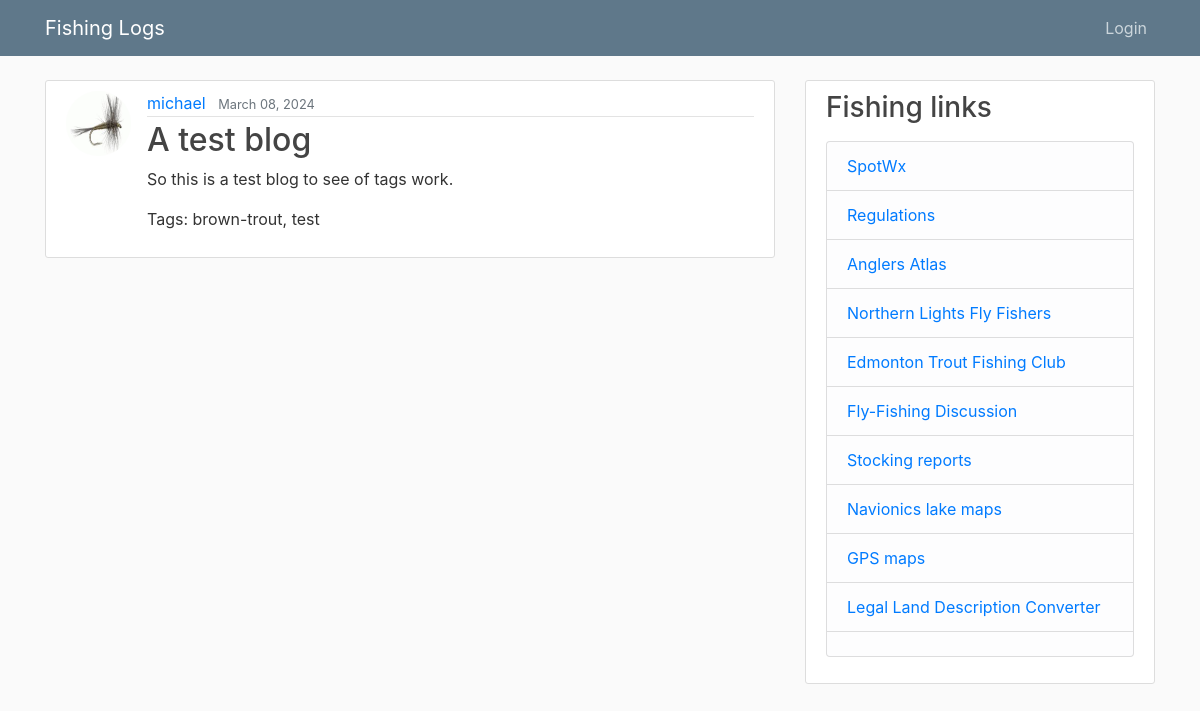
/blog/post/12/, run on an earlier commit of the app's database.
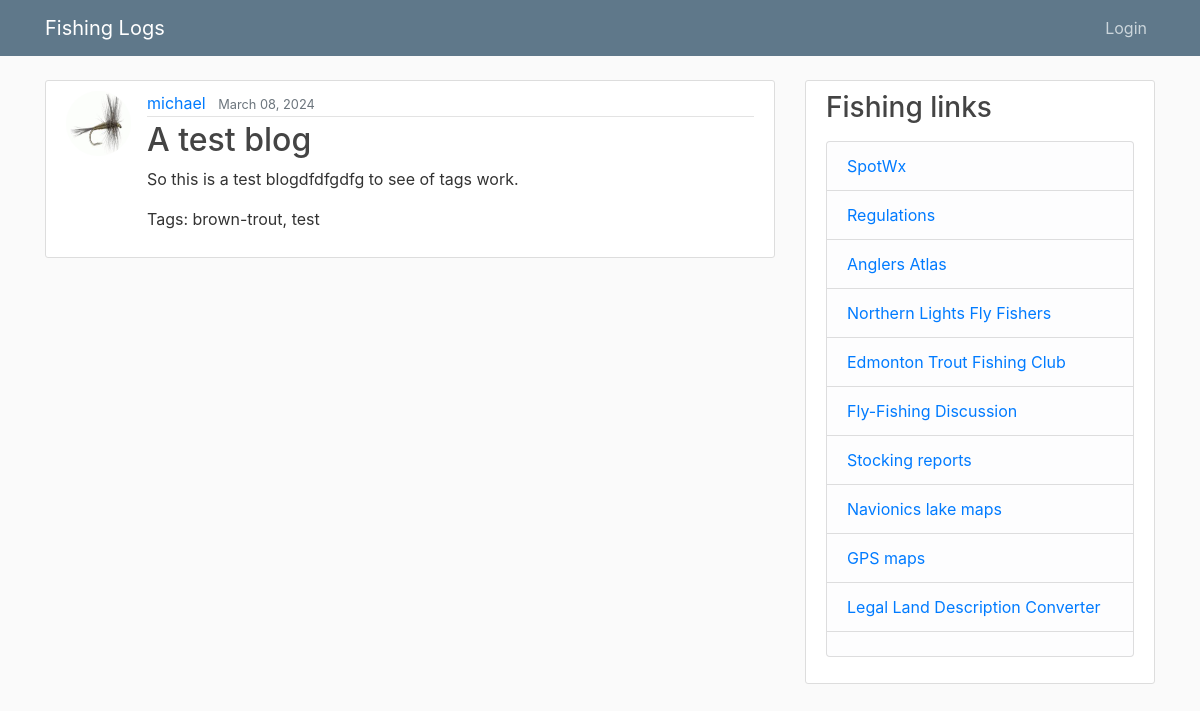
And on a later commit of the database.
### blog/models.py (models this page shows, shortened)
class Post(models.Model):
    title = models.CharField(max_length=100)
    content = RichTextField (blank=True, null=True)
    date_posted = models.DateTimeField(default=timezone.now)
    author = models.ForeignKey(User, on_delete=models.CASCADE)
    tags = TaggableManager(blank=True)

### users/models.py (models this page shows, shortened)
class Profile(models.Model):
    user = models.OneToOneField(User, on_delete=models.CASCADE)
    image = models.ImageField(default='default.jpg', upload_to='profile_pics')

### blog/views.py (the view)
# urls.py: path('post/<int:pk>/', PostDetailView.as_view(), name='post-detail'),
class PostDetailView(DetailView):
    model = Post

### blog/templates/blog/post_detail.html (shortened to what this page needs)
{% extends "blog/base.html" %}
{% block content %}
  <article class="media content-section">
    <img class="rounded-circle article-img" src="{{ object.author.profile.image.url }}">
    <div class="media-body">
      <div class="article-metadata">
        <a class="mr-2" href="{% url 'user-posts' object.author.username %}">{{ object.author }}</a>
        <small class="text-muted">{{ object.date_posted|date:"F d, Y" }}</small>
      </div>
      <h2 class="article-title">{{ object.title }}</h2>
      <p class="article-content">{{ object.content | safe }}</p>
      <p>Tags: {% for tag in object.tags.all %}{{ tag }}{% if not forloop.last %}, {% endif %}{% endfor %}</p>
    </div>
  </article>
{% endblock content %}

What changed in the data, as far as the page shows it:
changed Post "A test blog": content "So this is a test blog to see of tags work." → "So this is a test blogdfdfgdfg to see of tags work."
